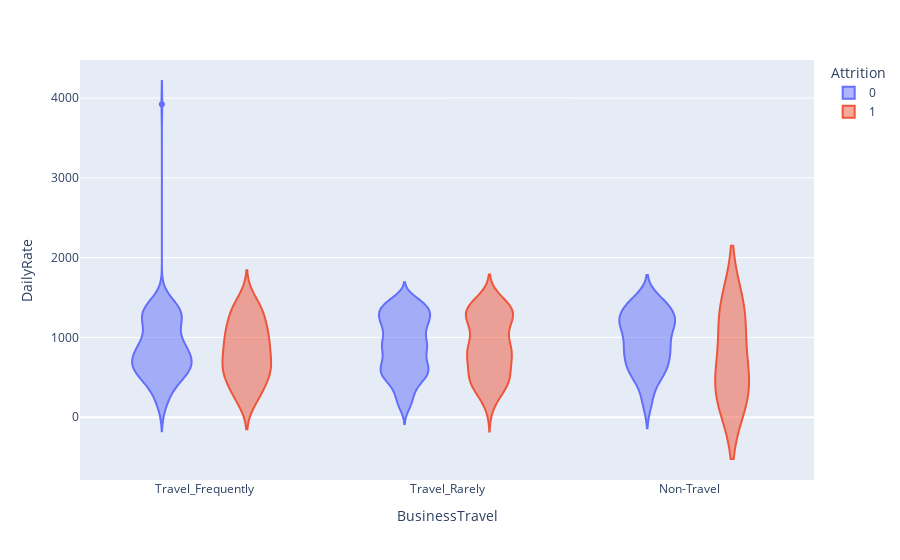

The notebook cell saved with this chart:
### Code cell
multivarinent(data, 'BusinessTravel', 'DailyRate', graphType='Violin')

### Figure 1 — Plotly figure (JSON) as saved in the notebook; plotly's stock layout.template omitted (floating-point values rounded to 4 significant figures; data arrays with more than 128 entries replaced by an {"elided": "..."} marker saying what was removed)
{"data": [{"alignmentgroup": "True", "box": {"visible": false}, "hovertemplate": "Attrition=0<br>BusinessTravel=%{x}<br>DailyRate=%{y}<extra></extra>", "legendgroup": "0", "marker": {"color": "#636efa"}, "name": "0", "offsetgroup": "0", "orientation": "v", "scalegroup": "True", "showlegend": true, "type": "violin", "x": {"elided": "1477 str values"}, "x0": " ", "xaxis": "x", "y": {"elided": "1477 int values"}, "y0": " ", "yaxis": "y"}, {"alignmentgroup": "True", "box": {"visible": false}, "hovertemplate": "Attrition=1<br>BusinessTravel=%{x}<br>DailyRate=%{y}<extra></extra>", "legendgroup": "1", "marker": {"color": "#EF553B"}, "name": "1", "offsetgroup": "1", "orientation": "v", "scalegroup": "True", "showlegend": true, "type": "violin", "x": {"elided": "200 str values"}, "x0": " ", "xaxis": "x", "y": {"elided": "200 int values"}, "y0": " ", "yaxis": "y"}], "layout": {"legend": {"title": {"text": "Attrition"}, "tracegroupgap": 0}, "margin": {"t": 60}, "violinmode": "group", "xaxis": {"anchor": "y", "domain": [0, 1], "title": {"text": "BusinessTravel"}}, "yaxis": {"anchor": "x", "domain": [0, 1], "title": {"text": "DailyRate"}}}}
